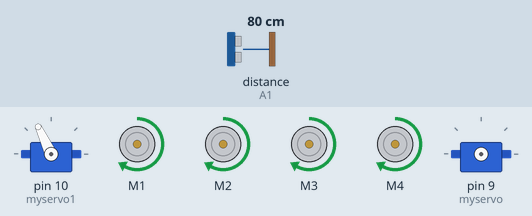
The sketch below on a simulated Arduino Uno, built with avr-gcc and run on an emulated ATmega328P. Shown: 2 × servo, 4 × DC motor (green arrow = forward, orange = backward, longer = faster). Inputs (shaded band) come from the test bench; at power-on: distance to the obstacle (sensor on A1) 80 cm. The echo pulse lasts 58.3 µs per cm.

Above: at 3.6 s.
3.7 s: distance to the obstacle (sensor on A1) set to 18 cm
5.2 s: distance to the obstacle (sensor on A1) set to 14 cm
At 6.3 s:
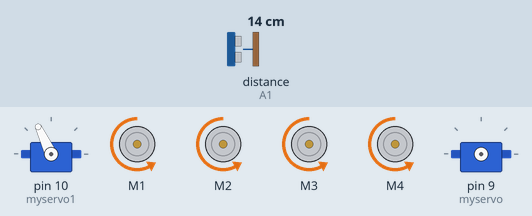
At 13.1 s:
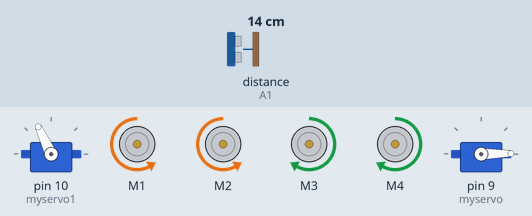
Timing chart, 0 to 41.0 s (numbered marks = the images above; inputs shaded):
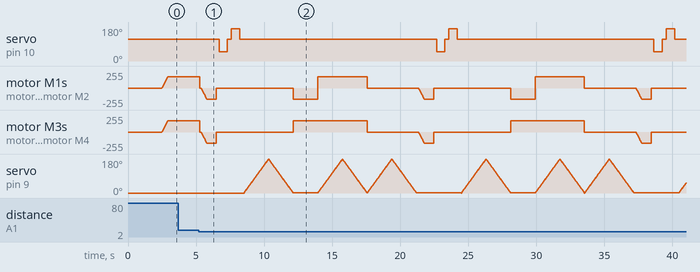

Measured:
- the behaviour switches between 16 and 15 cm on distance to the obstacle (sensor on A1) (found by bisection; images 0 and 1)
- after the input at 3.7 s, every drawn part: stays the same

The sketch:

here_s_the_code_we_want__1_.ino
```cpp
//ARDUINO OBSTACLE AVOIDING CAR//
// Before uploading the code you have to install the necessary library//
//AFMotor Library https://learn.adafruit.com/adafruit-motor-shield/library-install //
//NewPing Library https://github.com/livetronic/Arduino-NewPing//
//Servo Library https://github.com/arduino-libraries/Servo.git //
// To Install the libraries go to sketch >> Include Library >> Add .ZIP File >> Select the Downloaded ZIP files From the Above links //


#include <AFMotor.h>
#include <NewPing.h>
#include <Servo.h>

#define TRIG_PIN A0
#define ECHO_PIN A1
#define MAX_DISTANCE 200
#define MAX_SPEED 170// sets speed of DC  motors
#define MAX_SPEED7 190
#define MAX_SPEED_OFFSET 20

NewPing sonar(TRIG_PIN, ECHO_PIN, MAX_DISTANCE);

AF_DCMotor motor1(1, MOTOR12_1KHZ);
AF_DCMotor motor2(2, MOTOR12_1KHZ);
AF_DCMotor motor3(3, MOTOR34_1KHZ);
AF_DCMotor motor4(4, MOTOR34_1KHZ);
Servo myservo1;
Servo myservo;

boolean goesForward=false;
int distance = 100;
int speedSet = 0;
int vb = 0;
int p =0;

void setup() {

  myservo1.attach(10);
  myservo1.write(115);
  delay(2000);
  distance = readPing();
  delay(100);
  distance = readPing();
   delay(100);
  distance = readPing();
   delay(100);
  distance = readPing();
  delay(100);
}

void loop() {
 int distanceR = 0;
 int distanceL =  0;
 delay(40);

 if(distance<=15)
 {
  moveStop();
  delay(100);
  moveBackward();
  delay(700);
  moveStop();
  delay(200);
  distanceR = lookRight();
  delay(300);
  distanceL = lookLeft();
  delay(300);
  sprinkle();

  if(distanceR>=distanceL)
  {

    turnLeft();
    turnLeft();
    sprinkle();
    moveStop();
    sprinkle();


  }else
  {
    turnRight();
    turnRight();
    sprinkle();
    moveStop();
    sprinkle();

  }
 }else
 {
  moveForward();

 }
 distance = readPing();
}

int lookRight()
{
    myservo1.write(50);
    delay(500);
    int distance = readPing();
    delay(100);
    myservo1.write(115);
    return distance;
}

int lookLeft()
{
    myservo1.write(170);
    delay(500);
    int distance = readPing();
    delay(100);
    myservo1.write(115);
    return distance;

}

int readPing() {
  delay(7);
  int cm = sonar.ping_cm();
  if(cm==0)
  {
    cm = 250;
  }
  return cm;
}

void moveStop() {
  motor1.run(RELEASE);
  motor2.run(RELEASE);
  motor3.run(RELEASE);
  motor4.run(RELEASE);
  }

void moveForward() {

 if(!goesForward)
  {
    goesForward=true;
    motor1.run(FORWARD);
    motor2.run(FORWARD);
    motor3.run(FORWARD);
    motor4.run(FORWARD);

   for ( speedSet = 0;  speedSet < MAX_SPEED; speedSet +=2) // slowly bring the speed up to avoid loading down the batteries too quickly
   {


    motor1.setSpeed(speedSet);
    motor2.setSpeed(speedSet);
    motor3.setSpeed(speedSet);
    motor4.setSpeed(speedSet);
     delay(5);
   }
  }
}

void moveBackward() {
    goesForward=false;
    motor1.run(BACKWARD);
    motor2.run(BACKWARD);
    motor3.run(BACKWARD);
    motor4.run(BACKWARD);
  for ( speedSet = 0; speedSet < MAX_SPEED; speedSet +=2) // slowly bring the speed up to avoid loading down the batteries too quickly
  {
    motor1.setSpeed(speedSet);
    motor2.setSpeed(speedSet);
    motor3.setSpeed(speedSet);
    motor4.setSpeed(speedSet);

     delay(5);
  }
}

void turnRight() {
  motor1.run(FORWARD);
  motor2.run(FORWARD);
  motor3.run(BACKWARD);
  motor4.run(BACKWARD);


  delay(900);
  motor1.run(FORWARD);
  motor2.run(FORWARD);
  motor3.run(FORWARD);
  motor4.run(FORWARD);
}

void turnLeft() {

  motor1.run(BACKWARD);
  motor2.run(BACKWARD);
  motor3.run(FORWARD);
  motor4.run(FORWARD);
  delay(900);
  motor1.run(FORWARD);
  motor2.run(FORWARD);
  motor3.run(FORWARD);
  motor4.run(FORWARD);
}

void sprinkle(){
  myservo.attach(9);
for(p=0;p<180;p++)
{
myservo.write(p);
delay(10);
}
for(p=180;p>=1;p--)
{
myservo.write(p);
delay(10);
 }
}
```
